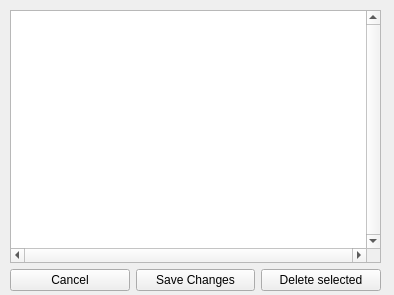
<ui version="4.0" >
 <class>EditCommittees</class>
 <widget class="QWidget" name="EditCommittees" >
  <property name="windowModality" >
   <enum>Qt::WindowModal</enum>
  </property>
  <property name="geometry" >
   <rect>
    <x>0</x>
    <y>0</y>
    <width>394</width>
    <height>295</height>
   </rect>
  </property>
  <property name="windowTitle" >
   <string>Viewing committees</string>
  </property>
  <widget class="QWidget" name="layoutWidget" >
   <property name="geometry" >
    <rect>
     <x>10</x>
     <y>10</y>
     <width>371</width>
     <height>281</height>
    </rect>
   </property>
   <layout class="QVBoxLayout" name="verticalLayout" >
    <item>
     <widget class="QTableView" name="view" >
      <property name="verticalScrollBarPolicy" >
       <enum>Qt::ScrollBarAlwaysOn</enum>
      </property>
      <property name="horizontalScrollBarPolicy" >
       <enum>Qt::ScrollBarAlwaysOn</enum>
      </property>
      <property name="selectionMode" >
       <enum>QAbstractItemView::SingleSelection</enum>
      </property>
      <property name="selectionBehavior" >
       <enum>QAbstractItemView::SelectRows</enum>
      </property>
      <property name="sortingEnabled" >
       <bool>true</bool>
      </property>
     </widget>
    </item>
    <item>
     <layout class="QHBoxLayout" name="horizontalLayout" >
      <item>
       <widget class="QPushButton" name="CancelButton" >
        <property name="text" >
         <string>Cancel</string>
        </property>
       </widget>
      </item>
      <item>
       <widget class="QPushButton" name="SaveButton" >
        <property name="text" >
         <string>Save Changes</string>
        </property>
       </widget>
      </item>
      <item>
       <widget class="QPushButton" name="DeleteButton" >
        <property name="text" >
         <string>Delete selected</string>
        </property>
       </widget>
      </item>
     </layout>
    </item>
   </layout>
  </widget>
 </widget>
 <resources/>
 <connections/>
</ui>
